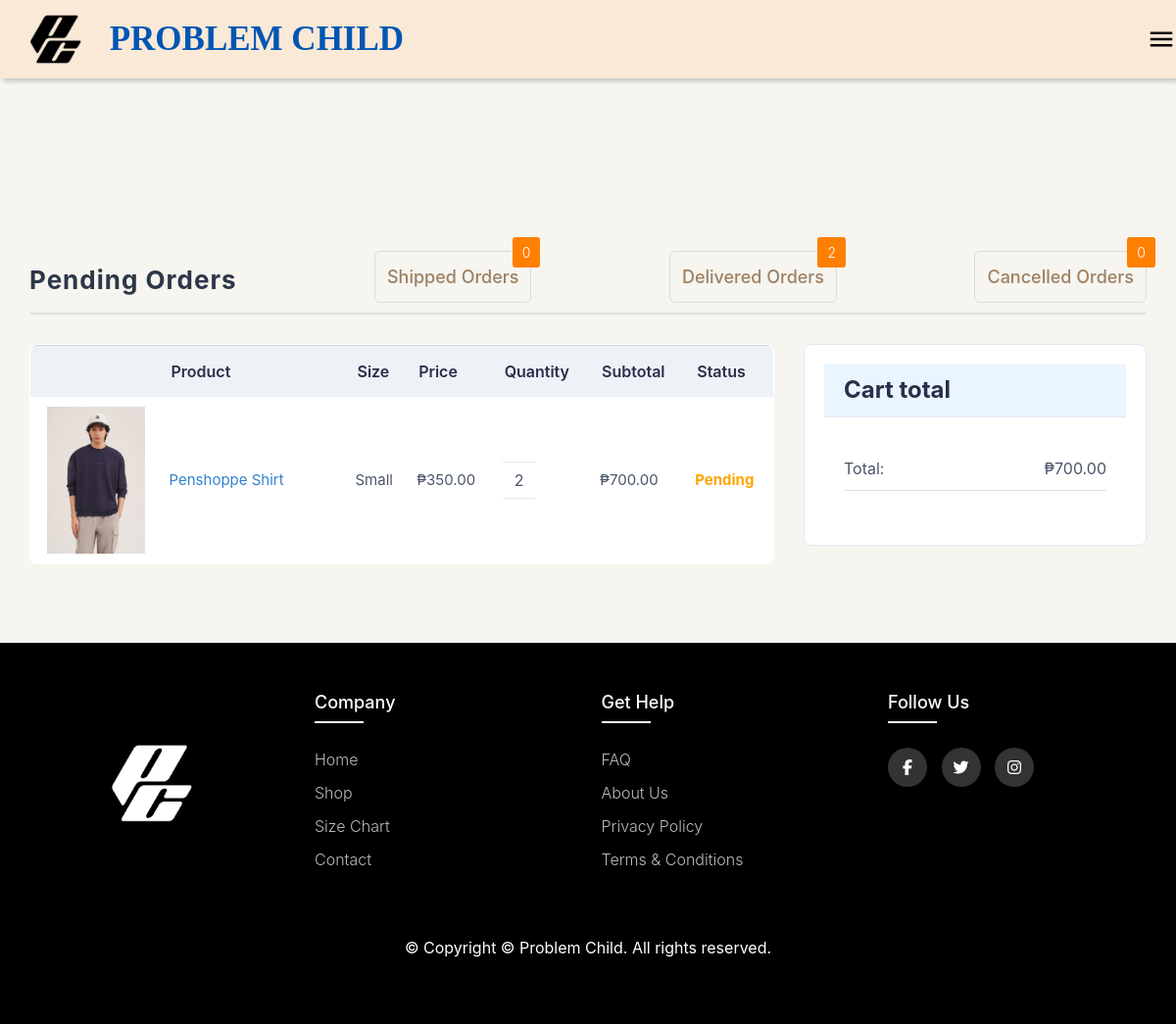
Page /components/pendingOrders.php (signed in) on the committed database.
### tables this page shows
CREATE TABLE `cart` (
  `cart_id` int(11) NOT NULL,
  `user_id` int(11) NOT NULL,
  `variation_id` int(11) NOT NULL,
  `quantity` int(11) NOT NULL,
  `price` int(11) NOT NULL,
  `checkbox` int(11) NOT NULL DEFAULT 0,
  `status_id` int(11) NOT NULL DEFAULT 0
);

CREATE TABLE `product` (
  `product_id` int(11) NOT NULL,
  `product_name` varchar(200) NOT NULL,
  `product_desc` text NOT NULL,
  `product_image` varchar(255) NOT NULL,
  `price` int(11) NOT NULL,
  `category_id` int(11) NOT NULL,
  `uploaded_date` date NOT NULL DEFAULT current_timestamp(),
  `availability` int(11) DEFAULT 1
);

CREATE TABLE `sizes` (
  `size_id` int(11) NOT NULL,
  `size_name` varchar(100) NOT NULL
);

CREATE TABLE `tbl_order_status` (
  `status_id` int(11) NOT NULL,
  `status_name` varchar(255) NOT NULL
);

### components/pendingOrders.php (the view, shortened to what this page needs)
<?php
include("../functions/userfunctions.php");
?>
<!DOCTYPE html>
<html lang="en">
<head>
    <link rel="stylesheet" href="https://cdnjs.cloudflare.com/ajax/libs/font-awesome/6.4.2/css/all.min.css">
    <link rel="stylesheet" href="https://cdn.jsdelivr.net/npm/bootstrap@4.0.0/dist/css/bootstrap.min.css">
    <link rel="stylesheet" href="../styles/cart.css">
</head>
    <?php include_once "../components/nav.php"; ?>
<div class="center">
    <div class="h1-div">
        <h1>
            <?php
            $default_status_ids = [1, 2];
            $status_id = isset($_GET['status_id']) ? [(int)$_GET['status_id']] : $default_status_ids;
            $statusName = [
                1 => "Pending Orders",
                2 => "Processing Orders",
                3 => "Shipped Orders",
                4 => "Delivered Orders",
                5 => "Cancelled Orders",
            ];
            echo $statusName[$status_id[0]];
            ?>
        </h1>
        <div class="count-con">
            <a href="./pendingOrders.php?status_id=3">Shipped Orders</a>
            <?php
                $queryCount3 = "SELECT COUNT(*) as count FROM cart WHERE user_id = ? AND status_id = 3";
                $stmtCount3 = mysqli_prepare($conn, $queryCount3);
                mysqli_stmt_bind_param($stmtCount3, 'i', $_SESSION['user_id']);
                mysqli_stmt_execute($stmtCount3);
                $resultCount3 = mysqli_stmt_get_result($stmtCount3);
                $dataCount3 = $resultCount3->fetch_assoc();
            ?>
            <span class="count"><?php echo $dataCount3['count']; ?></span>
        </div>
        <div class="count-con">
            <a href="./pendingOrders.php?status_id=4">Delivered Orders</a>
            <?php
                $queryCount4 = "SELECT COUNT(*) as count FROM cart WHERE user_id = ? AND status_id = 4";
                $stmtCount4 = mysqli_prepare($conn, $queryCount4);
                mysqli_stmt_bind_param($stmtCount4, 'i', $_SESSION['user_id']);
                mysqli_stmt_execute($stmtCount4);
                $resultCount4 = mysqli_stmt_get_result($stmtCount4);
                $dataCount4 = $resultCount4->fetch_assoc();
            ?>
            <span class="count"><?php echo $dataCount4['count']; ?></span>
        </div>
        <div class="count-con">
            <a href="./pendingOrders.php?status_id=5">Cancelled Orders</a>
            <?php
                $queryCount5 = "SELECT COUNT(*) as count FROM cart WHERE user_id = ? AND status_id = 5";
                $stmtCount5 = mysqli_prepare($conn, $queryCount5);
                mysqli_stmt_bind_param($stmtCount5, 'i', $_SESSION['user_id']);
                mysqli_stmt_execute($stmtCount5);
                $resultCount5 = mysqli_stmt_get_result($stmtCount5);
                $dataCount5 = $resultCount5->fetch_assoc();
            ?>
            <span class="count"><?php echo $dataCount5['count']; ?></span>
        </div>
    </div>
</div>
<?php
    $placeholders = implode(',', array_fill(0, count($status_id), '?'));
    $query = "SELECT c.cart_id, p.product_id, s.size_id, p.product_name, p.price,
                     p.product_image, c.quantity, s.size_name, c.checkbox, ts.status_name, c.variation_id
              FROM cart c
              JOIN product_size_variation v ON c.variation_id = v.variation_id
              JOIN product p ON v.product_id = p.product_id
              JOIN sizes s ON v.size_id = s.size_id
              JOIN tbl_order_status ts ON c.status_id = ts.status_id
              WHERE c.user_id = ? AND c.status_id IN ($placeholders)
              ORDER BY c.cart_id DESC";
            $stmt = mysqli_prepare($conn, $query);
            $types = str_repeat('i', count($status_id) + 1);
            $params = array_merge([$_SESSION['user_id']], $status_id);
            mysqli_stmt_bind_param($stmt, $types, ...$params);
            mysqli_stmt_execute($stmt);
            $result = mysqli_stmt_get_result($stmt);
            if ($result->num_rows > 0) {
        ?>
    <main>
        <div class="center">
            <div class="div">
                <div class="left-con">
                    <div class="cart-con">
                        <table class="styled-table">
                            <thead>
                                <tr>
                                    <th></th>
                                    <th>Product</th>
                                    <th>Size</th>
                                    <th>Price</th>
                                    <th>Quantity</th>
                                    <th>Subtotal</th>
                                    <th>Status</th>
                                </tr>
                            </thead>
                            <tbody>
                                <?php
                                $total = 0;
                                while ($data = $result->fetch_assoc()) {
                                    $subtotal = round($data["quantity"] * $data["price"], 2);
                                    $total += $subtotal;
                                ?>
                                <tr>
                                    <td>
                                        <div class="img-con">
                                        <img src="../admin_panel/<?php echo $data['product_image']; ?>" alt="">
                                        </div>
                                    </td>
                                    <td><?php echo $data["product_name"]; ?></td>
                                    <td>
                                        <?php
                                            $sizeNames = [
                                                1 => "Small",
                                                2 => "Medium",
                                                3 => "Large",
                                                4 => "Extra Large",
                                            ];
                                            echo $sizeNames[$data["size_id"]];
                                        ?>
                                     </td>
                                    <td>₱<?php echo number_format($data["price"], 2); ?></td>
                                    <td>
                                        <div class="qnty-td">
                                            <div class="qnty-js"><?php echo $data["quantity"]; ?></div>
                                        </div>
                                    </td>
                                    <td class="total-price-js">₱<span class="subtotal-js"><?php echo number_format($subtotal, 2); ?></span></td>
                                    <?php
                                        $statusColor = [
                                            "Pending" => "orange",
                                            "Processing" => "blue",
                                            "Shipped" => "purple",
                                            "Delivered" => "green",
                                            "Cancelled" => "red",
                                        ];
                                        $statusName = $data["status_name"];
                                        $color = $statusColor[$statusName] ?? "black";
                                    ?>
                                    <td style="color: <?php echo $color; ?>">
                                        <?php echo $statusName; ?>
                                    </td>
                                </tr>
                                <?php } ?>
                            </tbody>
                        </table>
                    </div>
                </div>
                <div class="right-con">
                    <div class="total-con">
                        <h1>Cart total</h1>
                        <div class="price-div">
                            <div class="text">
                                <div>Total:</div>
                                <div class="text-total">₱<?php echo number_format($total, 2); ?></div>
                            </div>
                        </div>
                    </div>
                </div>
            </div>
        </div>
    </main>
    <?php
    } else {
    ?>
        <div class="no-products-message">
            <p>No products available at the moment.</p>
        </div>
    <?php } ?>
    <footer class="footer">
        <div class="container1">
            <div class="row1">
                <div class="logo2">
                    <a href="home.php"><img  src="../picture/icon/logo1.png" alt=""></a>
                </div>
                <div class="footer-col">
                    <h4>Company</h4>
                    <ul>
                        <li><a href="../index.php">Home</a></li>
                        <li><a href="../shop/shop.php">Shop</a></li>
                        <li><a href="../sizechart/sizechart.php">Size Chart</a></li>
                        <li><a href="../contact/contact.php">Contact</a></li>
                    </ul>
                </div>
                <div class="footer-col">
                    <h4>Get Help</h4>
                    <ul>
                        <li><a href="../faq/faq.php">FAQ</a></li>
                        <li><a href="../about/about.php">About Us</a></li>
                        <li><a href="../privacypolicy/privacypolicy.php">Privacy Policy</a></li>
                        <li><a href="../terms/terms.php">Terms & Conditions</a></li>
                    </ul>
                </div>
                <div class="footer-col">
                    <h4>Follow Us</h4>
                    <div class="social-links">
                        <a href="https://www.facebook.com/thePrblmChld"><i class="fab fa-facebook-f"></i></a>
                        <a href="https://twitter.com/problemchildswc"><i class="fab fa-twitter"></i></a>
                        <a href="https://www.instagram.com/problemchild.swc"><i class="fab fa-instagram"></i></a>
                    </div>
                </div>
            </div>
            <p>&copy; Copyright © Problem Child. All rights reserved.</p>
        </div>
    </footer>
</body>
</html>

### styles/cart.css (style rules this page uses)
main { margin-bottom: 60px; }
main .center, .center { display: flex; align-items: center; justify-content: center; padding: 0 30px; }
main .center .div, .center .h1-div { max-width: 1400px; width: 100%; }
.h1-div { margin-top: 150px; margin-bottom: 30px; border-bottom: 2px solid #e0e0e0; padding-bottom: 10px; display: flex; align-items: end; justify-content: space-between; }
.h1-div h1 { font-weight: 700; font-size: 26px; color: #2D3748; letter-spacing: 1px; }
.h1-div div a { font-size: 18px; font-weight: 500; color: #9d8162; text-decoration: none; }
.center .div { display: grid; grid-template-columns: 1fr 350px; gap: 30px; }
.styled-table { width: 100%; border-collapse: collapse; margin-bottom: 20px; border: 1px solid #e2e8f0; background-color: #ffffff; border-radius: 8px; overflow: hidden; }
.styled-table th { background-color: #edf2f7; text-align: left; padding: 14px 10px; color: #2b2e4a; font-weight: 600; font-size: 16px; border-top: 2px solid #cbd5e0; }
.styled-table td { border-bottom: 1px solid #edf2f7; padding: 10px 8px; color: #4a5568; font-size: 15px; }
.styled-table td:last-child { font-weight: bold; transition: 0.3s ease; }
.styled-table .img-con { height: 150px; }
.styled-table .img-con img { width: 100%; height: 100%; object-fit: contain; }
.right-con .total-con { border: 1px solid #e2e8f0; background: #ffffff; border-radius: 8px; padding: 20px; }
.right-con .total-con h1 { font-weight: 700; font-size: 24px; color: #2b2e4a; background: #e9f5ff; padding: 12px 20px; border-bottom: 1px solid #e2e8f0; }
.right-con .total-con .price-div { padding: 20px; margin-top: 20px; display: flex; flex-direction: column; gap: 20px; }
.right-con .total-con .text { padding-bottom: 10px; margin-bottom: 15px; border-bottom: 1px solid #e0e0e0; color: #4a5568; font-size: 16px; display: flex; justify-content: space-between; }
.styled-table .qnty-td { display: flex; align-items: center; }
.styled-table .qnty-td .qnty-js { padding: 6px 12px; border: 1px solid #e2e8f0; border-left: none; border-right: none; font-size: 16px; }
.styled-table td:nth-child(2) { width: 190px; color: #3182ce; }
.center .h1-div div span { color: red; }
.center .h1-div div, .center .vouchers-text { font-weight: 300; font-size: 14px; padding: 12px; border: 1px solid #dcdcdc; border-radius: 6px; margin-top: 10px; }
.count-con { position: relative; }
.count-con .count { position: absolute; top: -15px; right: -10px; background: #ff7f00; color: white; border-radius: 10%; padding: 5px 10px; font-size: 14px; color: white !important; }

### components/pendingOrders.php (style rules this page uses)
* { margin: 0; padding: 0; text-decoration: none !important; list-style: none; box-sizing: border-box; }
html { height: 100%; }
.logo2 { max-width: 291px; }
.logo2 img { width: 60%; margin-left: 50px; }
.container1 { max-width: 1170px; margin: auto; }
.row1 { display: flex; flex-wrap: wrap; }
footer { background-color: black; padding: 50px 0; }
.footer-col { width: 25%; padding: 0 15px; }
.footer-col h4 { font-size: 18px; color: #ffffff; text-transform: capitalize; margin-bottom: 35px; font-weight: 500; position: relative; }
.footer-col h4::before { content: ''; position: absolute; left: 0; bottom: -10px; background-color: #fff; height: 2px; box-sizing: border-box; width: 50px; }
.footer-col ul li:not(:last-child) { margin-bottom: 10px; }
.footer-col ul li a { font-size: 16px; text-transform: capitalize; color: #ffffff; font-weight: 300; color: #bbbbbb; display: block; }
.footer-col .social-links a { display: inline-block; height: 40px; width: 40px; background-color: rgba(255, 255, 255, 0.2); margin: 0 10px 10px 0; text-align: center; line-height: 40px; border-radius: 50%; color: #ffffff; transition: all 0.5s ease; }
footer p { color: white; text-align: center; margin-top: 50px; }

### rows in the picture
cart: product.product_image (picture), product.product_name "Penshoppe Shirt", sizes.size_id "Small", product.price "350.00", quantity "2", quantity.price "700.00", status.status_name "Pending"

### other values in the picture
$statusName[$status_id[0]] "Pending Orders"
$dataCount3['count'] "0"
$dataCount4['count'] "2"
$dataCount5['count'] "0"
$total "700.00"
